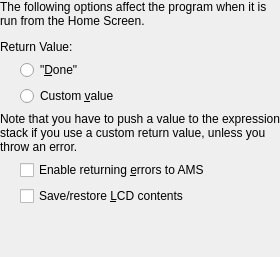
     <widget class="QWidget" name="PageHomeScreen" >
      <attribute name="title" >
       <string>&amp;Home Screen</string>
      </attribute>
      <layout class="QVBoxLayout" >
       <property name="spacing" >
        <number>6</number>
       </property>
       <property name="leftMargin" >
        <number>0</number>
       </property>
       <property name="topMargin" >
        <number>0</number>
       </property>
       <property name="rightMargin" >
        <number>0</number>
       </property>
       <property name="bottomMargin" >
        <number>0</number>
       </property>
       <item>
        <widget class="QLabel" name="textLabel5" >
         <property name="text" >
          <string>&lt;p>The following options affect the program when it is run from the Home Screen.&lt;/p>
&lt;p>Return Value:&lt;/p></string>
         </property>
         <property name="textFormat" >
          <enum>Qt::RichText</enum>
         </property>
         <property name="wordWrap" >
          <bool>true</bool>
         </property>
        </widget>
       </item>
       <item>
        <layout class="QHBoxLayout" >
         <property name="spacing" >
          <number>6</number>
         </property>
         <property name="leftMargin" >
          <number>0</number>
         </property>
         <property name="topMargin" >
          <number>0</number>
         </property>
         <property name="rightMargin" >
          <number>0</number>
         </property>
         <property name="bottomMargin" >
          <number>0</number>
         </property>
         <item>
          <spacer>
           <property name="orientation" >
            <enum>Qt::Horizontal</enum>
           </property>
           <property name="sizeType" >
            <enum>QSizePolicy::Fixed</enum>
           </property>
           <property name="sizeHint" >
            <size>
             <width>20</width>
             <height>20</height>
            </size>
           </property>
          </spacer>
         </item>
         <item>
          <widget class="QRadioButton" name="HomeDone" >
           <property name="text" >
            <string>"&amp;Done"</string>
           </property>
           <property name="shortcut" >
            <string>Alt+D</string>
           </property>
          </widget>
         </item>
        </layout>
       </item>
       <item>
        <layout class="QHBoxLayout" >
         <property name="spacing" >
          <number>6</number>
         </property>
         <property name="leftMargin" >
          <number>0</number>
         </property>
         <property name="topMargin" >
          <number>0</number>
         </property>
         <property name="rightMargin" >
          <number>0</number>
         </property>
         <property name="bottomMargin" >
          <number>0</number>
         </property>
         <item>
          <spacer>
           <property name="orientation" >
            <enum>Qt::Horizontal</enum>
           </property>
           <property name="sizeType" >
            <enum>QSizePolicy::Fixed</enum>
           </property>
           <property name="sizeHint" >
            <size>
             <width>20</width>
             <height>20</height>
            </size>
           </property>
          </spacer>
         </item>
         <item>
          <widget class="QRadioButton" name="HomeCustomValue" >
           <property name="toolTip" >
            <string>RETURN_VALUE</string>
           </property>
           <property name="text" >
            <string>Custom &amp;value</string>
           </property>
           <property name="shortcut" >
            <string>Alt+V</string>
           </property>
          </widget>
         </item>
        </layout>
       </item>
       <item>
        <widget class="QLabel" name="textLabel6" >
         <property name="text" >
          <string>Note that you have to push a value to the expression stack if you use a custom return value, unless you throw an error.</string>
         </property>
         <property name="textFormat" >
          <enum>Qt::PlainText</enum>
         </property>
         <property name="alignment" >
          <set>Qt::AlignVCenter</set>
         </property>
         <property name="wordWrap" >
          <bool>true</bool>
         </property>
        </widget>
       </item>
       <item>
        <layout class="QHBoxLayout" >
         <property name="spacing" >
          <number>6</number>
         </property>
         <property name="leftMargin" >
          <number>0</number>
         </property>
         <property name="topMargin" >
          <number>0</number>
         </property>
         <property name="rightMargin" >
          <number>0</number>
         </property>
         <property name="bottomMargin" >
          <number>0</number>
         </property>
         <item>
          <spacer>
           <property name="orientation" >
            <enum>Qt::Horizontal</enum>
           </property>
           <property name="sizeType" >
            <enum>QSizePolicy::Fixed</enum>
           </property>
           <property name="sizeHint" >
            <size>
             <width>20</width>
             <height>20</height>
            </size>
           </property>
          </spacer>
         </item>
         <item>
          <widget class="QCheckBox" name="EnableReturningErrors" >
           <property name="toolTip" >
            <string>ENABLE_ERROR_RETURN</string>
           </property>
           <property name="text" >
            <string>Enable returning &amp;errors to AMS</string>
           </property>
           <property name="shortcut" >
            <string>Alt+E</string>
           </property>
          </widget>
         </item>
        </layout>
       </item>
       <item>
        <layout class="QHBoxLayout" >
         <property name="spacing" >
          <number>6</number>
         </property>
         <property name="leftMargin" >
          <number>0</number>
         </property>
         <property name="topMargin" >
          <number>0</number>
         </property>
         <property name="rightMargin" >
          <number>0</number>
         </property>
         <property name="bottomMargin" >
          <number>0</number>
         </property>
         <item>
          <spacer>
           <property name="orientation" >
            <enum>Qt::Horizontal</enum>
           </property>
           <property name="sizeType" >
            <enum>QSizePolicy::Fixed</enum>
           </property>
           <property name="sizeHint" >
            <size>
             <width>20</width>
             <height>20</height>
            </size>
           </property>
          </spacer>
         </item>
         <item>
          <widget class="QCheckBox" name="SaveScreen" >
           <property name="toolTip" >
            <string>SAVE_SCREEN</string>
           </property>
           <property name="text" >
            <string>Save/restore &amp;LCD contents</string>
           </property>
           <property name="shortcut" >
            <string>Alt+L</string>
           </property>
          </widget>
         </item>
        </layout>
       </item>
       <item>
        <spacer>
         <property name="orientation" >
          <enum>Qt::Vertical</enum>
         </property>
         <property name="sizeType" >
          <enum>QSizePolicy::Expanding</enum>
         </property>
         <property name="sizeHint" >
          <size>
           <width>20</width>
           <height>51</height>
          </size>
         </property>
        </spacer>
       </item>
      </layout>
     </widget>
